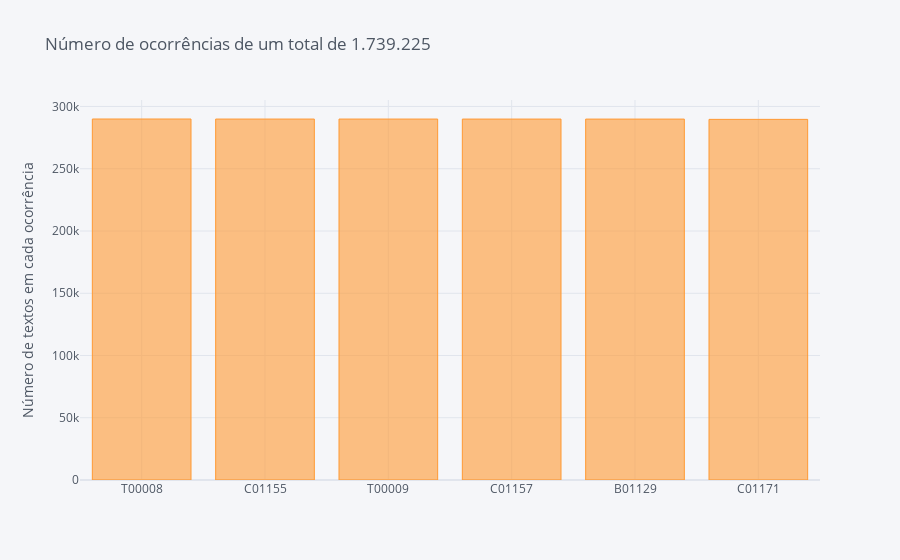

The code cell stored with this chart in its notebook:
### Code cell
df['codigo'].value_counts().sort_values(ascending=False).iplot(kind='bar', yTitle='Número de textos em cada ocorrência', 
                                                                title='Número de ocorrências de um total de 1.739.225')

### Figure 1 — Plotly figure (JSON) as saved in the notebook; plotly's stock layout.template omitted (floating-point values rounded to 4 significant figures)
{"data": [{"marker": {"color": "rgba(255, 153, 51, 0.6)", "line": {"color": "rgba(255, 153, 51, 1.0)", "width": 1}}, "name": "codigo", "orientation": "v", "text": "", "type": "bar", "x": ["T00008", "C01155", "T00009", "C01157", "B01129", "C01171"], "y": [289955, 289917, 289909, 289898, 289884, 289662]}], "layout": {"legend": {"bgcolor": "#F5F6F9", "font": {"color": "#4D5663"}}, "paper_bgcolor": "#F5F6F9", "plot_bgcolor": "#F5F6F9", "title": {"font": {"color": "#4D5663"}, "text": "Número de ocorrências de um total de 1.739.225"}, "xaxis": {"gridcolor": "#E1E5ED", "showgrid": true, "tickfont": {"color": "#4D5663"}, "title": {"font": {"color": "#4D5663"}, "text": ""}, "zerolinecolor": "#E1E5ED"}, "yaxis": {"gridcolor": "#E1E5ED", "showgrid": true, "tickfont": {"color": "#4D5663"}, "title": {"font": {"color": "#4D5663"}, "text": "Número de textos em cada ocorrência"}, "zerolinecolor": "#E1E5ED"}}}
